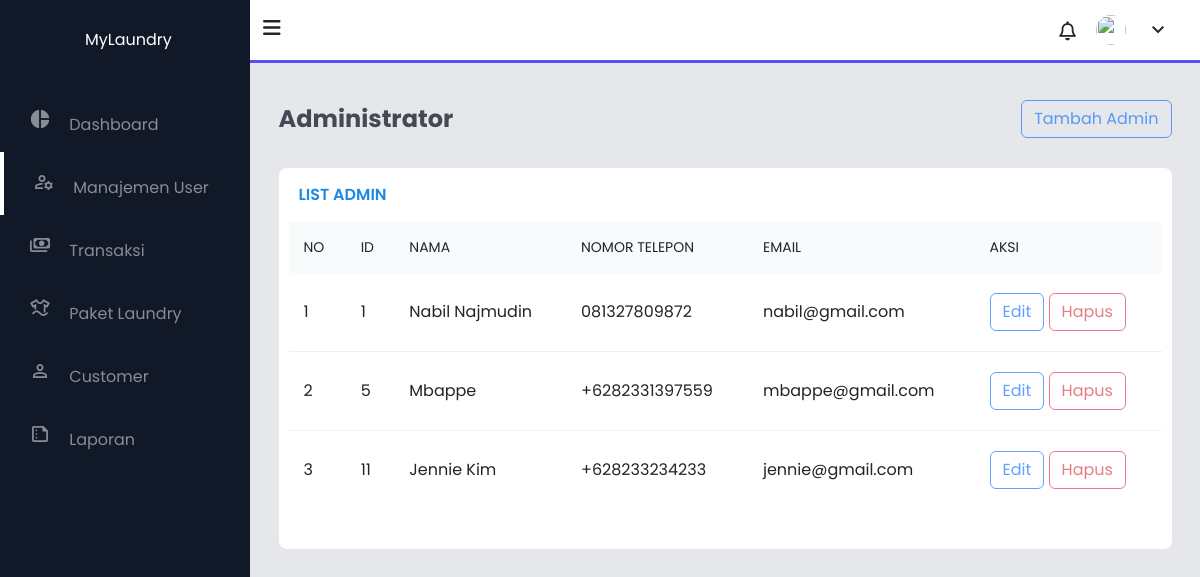
Page /Admin.php (signed in) on the committed database.
### tables this page shows
CREATE TABLE `karyawan` (
  `id_karyawan` int(10) UNSIGNED NOT NULL,
  `nama` varchar(100) NOT NULL,
  `email` varchar(100) NOT NULL,
  `password` varchar(100) NOT NULL,
  `no_telepon` varchar(100) NOT NULL,
  `role` int(10) NOT NULL
);

### Admin.php (the view, shortened to what this page needs)
<?php
$conn = getConnection();
$sql = "SELECT id_karyawan, karyawan.nama, karyawan.no_telepon 'no-telp', email FROM karyawan JOIN role ON(karyawan.role = role.id_role) WHERE role.id_role = 1;";
$hasil = $conn->query($sql);
$no = 1;
?>
<!DOCTYPE html>
<html lang="en">
<head>
  <link rel="stylesheet" href="https://cdnjs.cloudflare.com/ajax/libs/font-awesome/6.2.1/css/all.min.css" />
  <link href="https://cdn.jsdelivr.net/npm/bootstrap@5.2.3/dist/css/bootstrap.min.css" rel="stylesheet" />
  <script src="https://cdn.tailwindcss.com"></script>
  <link rel="stylesheet" href="admin.css" />
  <link rel="stylesheet" href="https://cdnjs.cloudflare.com/ajax/libs/limonte-sweetalert2/11.6.15/sweetalert2.min.css">
</head>
<body>
  <section id="menu">
    <div class="logo">
      <h2>MyLaundry</h2>
    </div>
    <div class="items">
      <li onclick="pindahPage('dashboard.php')">
        <span class="material-icons"> pie_chart </span>
        <a class="menu-text">Dashboard</a>
      </li>
      <li id="manajemen-li" onclick="dropManajemen()">
        <span class="material-symbols-outlined"> manage_accounts </span>
        <a class="menu-text">Manajemen User</a>
      </li>
      <li onclick="pindahPage('Transaksi.php')" id="transaksi-li">
        <span class="material-symbols-outlined"> payments </span>
        <a class="menu-text">Transaksi</a>
      </li>
      <li onclick="pindahPage('Paket.php')">
        <span class="material-symbols-outlined"> laundry </span>
        <a class="menu-text">Paket Laundry</a>
      </li>
      <li onclick="pindahPage('Customer.php')">
        <span class="material-symbols-outlined"> person </span>
        <a class="menu-text">Customer</a>
      </li>
      <li onclick="pindahPage('BuatLaporan.php')">
        <span class="material-symbols-outlined"> summarize </span>
        <a class="menu-text">Laporan</a>
      </li>
    </div>
  </section>
  <section id="interface">
    <div class="navigation">
      <div class="n1">
        <i id="slide-bar" class="fa-solid fa-bars"></i>
      </div>
      <div class="profile">
        <i class="fa fa-bell"> </i>
        <img src="org1.jpeg" alt="" />
        <span class="material-symbols-outlined" onclick="toggleMenu()">
        </span>
      </div>
    </div>
    <div class="transaksi-tambah">
      <h3 class="i-name">Administrator</h3>
      <button type="button" data-bs-toggle="modal" data-bs-target="#newAdminModal" class="btn btn-outline-primary active aksi-btn tambah-btn " <?php if (!$_SESSION['admin']) {
                                                                                                                                                  echo "disabled";
                                                                                                                                                } ?>>
        Tambah Admin
      </button>
    </div>
    <div class="board">
      <p id="p-order">List Admin</p>
      <table width="100%" id="" class="">
        <thead>
          <tr>
            <td>No</td>
            <td>ID</td>
            <td>Nama</td>
            <td>Nomor Telepon</td>
            <td>Email</td>
            <td>Aksi</td>
          </tr>
        </thead>
        <tbody>
          <?php foreach ($hasil as $row) { ?>
            <tr>
              <td><?php echo $no;
                  $no++; ?></td>
              <td><?php echo $row['id_karyawan'] ?></td>
              <td><?php echo $row['nama'] ?></td>
              <td><?php echo $row['no-telp'] ?></td>
              <td><?php echo $row['email'] ?></td>
              <td>
                <button type="button" id="<?= $row['id_karyawan'] ?>" class="btn btn-outline-primary active aksi-btn edit" <?php if (!$_SESSION['admin']) {
                                                                                                                              echo "disabled";
                                                                                                                            } else {
                                                                                                                              if ($_SESSION["id_karyawan"] != 1) {
                                                                                                                                if ($_SESSION["id_karyawan"] != $row['id_karyawan']) {
                                                                                                                                  echo "disabled";
                                                                                                                                }
                                                                                                                              }
                                                                                                                            }  ?>>
                  Edit
                </button>
                <button type="button" id="<?= $row['id_karyawan'] ?>" <?php if ($row['id_karyawan'] == 1) {
                                                                        echo "disabled";
                                                                      } ?> class="btn btn-outline-danger active aksi-btn font-kecil hapus" <?php if (!$_SESSION['admin']) {
                                                                                                                                              echo "disabled";
                                                                                                                                            } else {
                                                                                                                                              if ($_SESSION["id_karyawan"] != 1) {
                                                                                                                                                if ($_SESSION["id_karyawan"] != $row['id_karyawan'] || $_SESSION["id_karyawan"] == $row['id_karyawan']) {
                                                                                                                                                  echo "disabled";
                                                                                                                                                }
                                                                                                                                              }
                                                                                                                                            }  ?>>
                  Hapus
                </button>
              </td>
            </tr>
          <?php } ?>
        </tbody>
        <tbody>
          <tr>
            <td class="people"></td>
          </tr>
        </tbody>
      </table>
    </div>
  </section>
</body>
</html>

### admin.css (style rules this page uses)
* { margin: 0; padding: 0; box-sizing: border-box; font-family: "Poppins", sans-serif; }
body { width: 100%; background: #e5e7eb; position: relative; display: flex; }
#menu { background-color: #111827; width: 250px; height: 100%; position: fixed; top: 0; left: 0; transition: 0.3s ease; }
#menu .logo { display: flex; align-items: center; align-content: center; color: #fff; padding: 30px 0 0 30px; }
#menu .items { margin-top: 40px; }
#menu .items li { list-style: none; padding: 15px 0; transition: 0.3s ease; }
#menu .items li:nth-child(4) { z-index: 1; position: relative; }
#menu .items li:nth-child(2) { border-left: 4px solid #fff; }
#menu .items li span { color: rgb(134, 141, 151); width: 30px; height: 20px; line-height: 30px; text-align: center; font-size: 22px; margin: 0 10px 0 25px; }
#menu .items li a { text-decoration: none; color: rgb(134, 141, 151); font-weight: 300px; transition: 0.3s ease; }
#interface { width: calc(100% - 250px); margin-left: 250px; position: relative; transition: 0.3s ease; }
#interface .navigation { display: flex; align-items: center; justify-content: space-between; background-color: #fff; padding: 15px 30px; padding-left: 13px; border-bottom: 3px solid #594ef7; position: fixed; width: calc(100% - 250px); transition: 0.3s ease; }
.material-symbols-outlined:hover, .n1 i { cursor: pointer; }
.n1 .fa-solid { font-size: 20px; }
#interface .navigation .profile { display: flex; justify-content: flex-start; align-items: center; }
#interface .navigation .profile i { display: flex; align-items: center; font-size: 19px; margin-right: 20px; font-weight: 400; }
#interface .navigation .profile img { width: 30px; margin-right: 20px; height: 30px; object-fit: cover; border-radius: 50%; }
.i-name { color: #444a53; font-size: 24px; font-weight: 700; margin-bottom: 0px; }
.board { width: 94%; margin: 30px 0 30px 0; margin-left: auto; margin-right: auto; overflow: auto; background-color: #fff; border-radius: 8px; padding: 0 10px; transition: 0.3s ease; }
.board #p-order { font-size: 16px; text-transform: uppercase; margin: 15px 10px; font-weight: 600; color: #1e88e5; }
.board table { border-collapse: collapse; }
.board table tr, .board table tr:first-child { border-bottom: 1px solid #eef0f3; }
.board table tr:last-child { border-bottom: none; }
thead td { font-size: 14px; text-transform: uppercase; font-weight: 400; background: #f9fafb; text-align: start; padding: 15px; }
tbody tr td { padding: 20px 15px; }
.transaksi-tambah { width: 94%; display: flex; margin-top: 100px; margin-left: auto; margin-right: auto; justify-content: space-between; align-items: center; transition: 0.3s ease; }

### rows in the picture
karyawan: id_karyawan "1", nama "Nabil Najmudin", no_telepon "081327809872", email "nabil@gmail.com"
karyawan: id_karyawan "5", nama "Mbappe", no_telepon "+6282331397559", email "mbappe@gmail.com"
karyawan: id_karyawan "11", nama "Jennie Kim", no_telepon "+628233234233", email "jennie@gmail.com"
